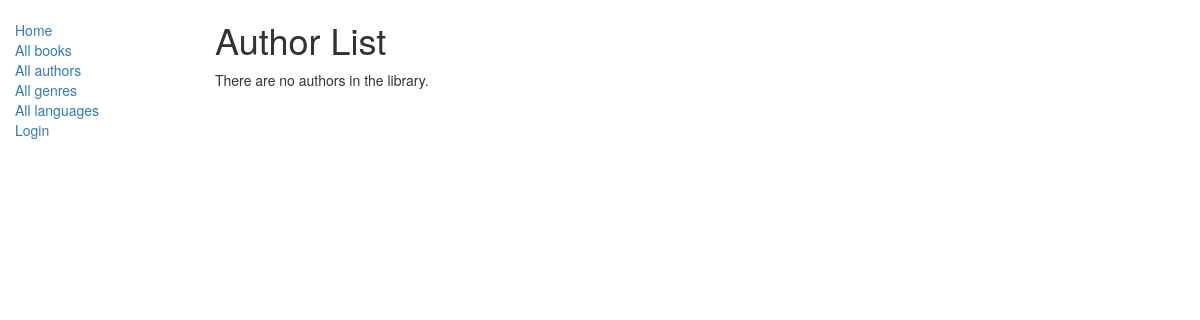
The app's page /catalog/authors/, older data.
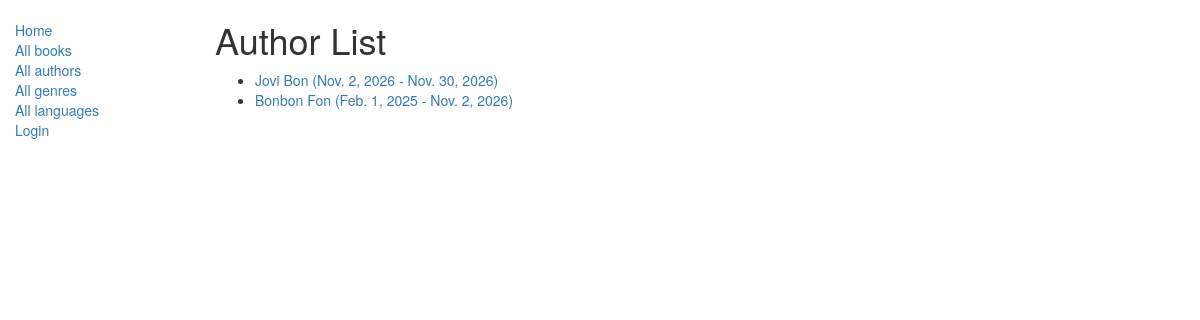
The same page, newer data.
### catalog/models.py (models this page shows, shortened)
class Author(models.Model):
    first_name = models.CharField(max_length=100)
    last_name = models.CharField(max_length=100)
    date_of_birth = models.DateField(null=True, blank=True)
    date_of_death = models.DateField('Died', null=True, blank=True)
    def get_absolute_url(self):
        return reverse('author_detail', args=[str(self.id)])

### catalog/views.py (the view)
class AuthorListView(generic.ListView):
    model = Author
    paginate_by = 10
    template_name = 'authors/author_list.html'
    def get_queryset(self):
        return Author.objects.all()[:5]

### catalog/templates/authors/author_list.html
{% extends "base_generic.html" %}
{% block content %}
    <h1>Author List</h1>
    {% if author_list %}
    <ul>
      {% for author in author_list %}
      <li>
        <a href="{{ author.get_absolute_url }}">{{ author.last_name }} {{ author.first_name }} ({{ author.date_of_birth }} - {{ author.date_of_death }})</a>
      </li>
      {% endfor %}
    </ul>
    {% else %}
      <p>There are no authors in the library.</p>
    {% endif %}
{% endblock %}

Row changes from the older to the newer data that the page shows:
added Author: last_name "Jovi", first_name "Bon", date_of_birth "Nov. 2, 2026", date_of_death "Nov. 30, 2026"
added Author: last_name "Bonbon", first_name "Fon", date_of_birth "Feb. 1, 2025", date_of_death "Nov. 2, 2026"
Text that changed along with them:
text no longer shown: "There are no authors in the library."
